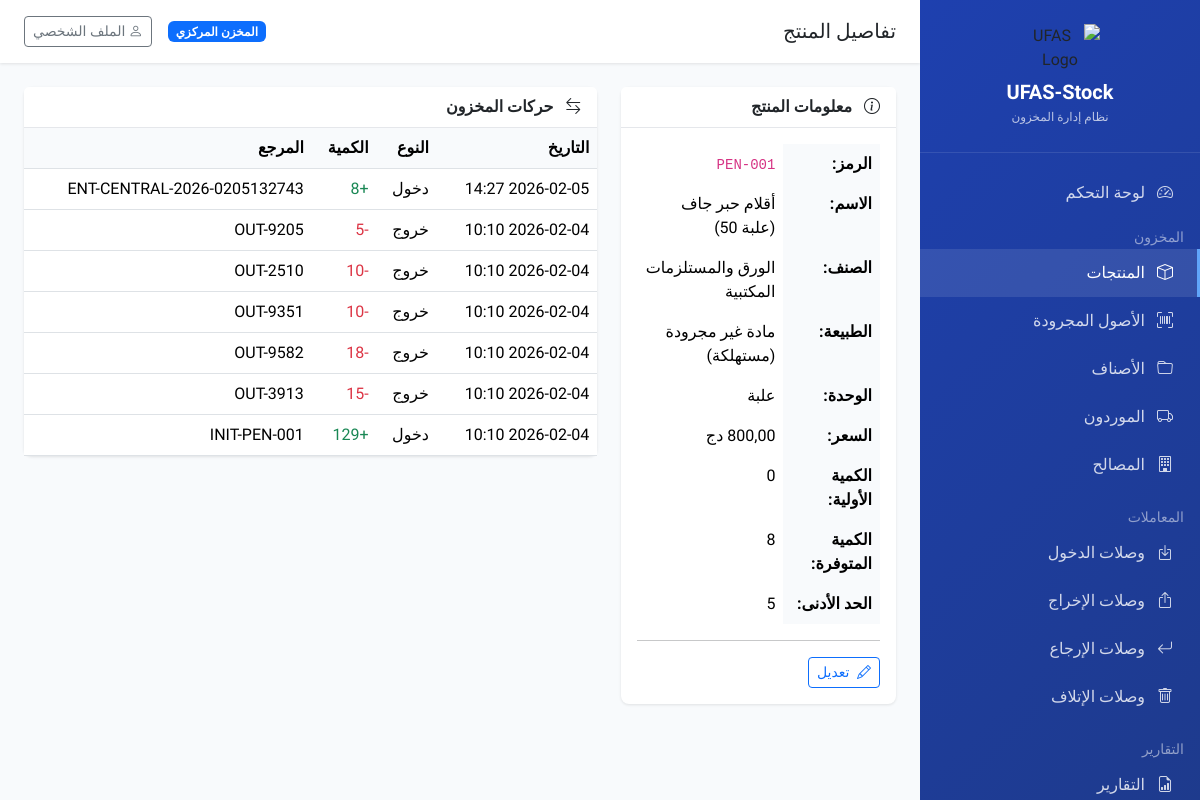
/inventory/products/25/ (signed in), run on the app's committed database.
### core/models.py (models this page shows, shortened)
class Tenant(models.Model):
    TENANT_TYPES = [
        ('central', 'المخزن المركزي'),
        ('faculty', 'كلية'),
        ('institute', 'معهد'),
        ('department', 'قسم'),
    ]
    name = models.CharField('اسم الوحدة', max_length=200)
    code = models.CharField('رمز الوحدة', max_length=50, unique=True)
    tenant_type = models.CharField('نوع الوحدة', max_length=20, choices=TENANT_TYPES, default='faculty')
    address = models.TextField('العنوان', blank=True)
    phone = models.CharField('الهاتف', max_length=20, blank=True)
    email = models.EmailField('البريد الإلكتروني', blank=True)
    is_active = models.BooleanField('نشط', default=True)
    created_at = models.DateTimeField('تاريخ الإنشاء', auto_now_add=True)
    updated_at = models.DateTimeField('تاريخ التحديث', auto_now=True)
    class Meta:
        verbose_name = 'وحدة/مستأجر'
        verbose_name_plural = 'الوحدات/المستأجرين'
        ordering = ['name']

### inventory/models.py (models this page shows, shortened)
class Product(models.Model):
    NATURE_CHOICES = [
        ('asset', 'مادة مجرودة (أصل)'),
        ('consumable', 'مادة غير مجرودة (مستهلكة)'),
    ]
    UNIT_CHOICES = [
        ('piece', 'قطعة'),
        ('box', 'علبة'),
        ('pack', 'رزمة'),
        ('kg', 'كيلوغرام'),
        ('liter', 'لتر'),
        ('meter', 'متر'),
        ('ream', 'رزمة ورق'),
    ]
    name = models.CharField('اسم المادة', max_length=300)
    code = models.CharField('رمز المادة', max_length=100)
    description = models.TextField('الوصف', blank=True)
    category = models.ForeignKey(
        Category,
        on_delete=models.SET_NULL,
        null=True,
        related_name='products',
        verbose_name='الصنف'
    )
    nature = models.CharField('طبيعة المادة', max_length=20, choices=NATURE_CHOICES, default='consumable')
    unit = models.CharField('وحدة القياس', max_length=20, choices=UNIT_CHOICES, default='piece')
    unit_price = models.DecimalField(
        'سعر الوحدة',
        max_digits=12,
        decimal_places=2,
        default=Decimal('0.00'),
        validators=[MinValueValidator(Decimal('0.00'))]
    )
    min_stock = models.PositiveIntegerField('الحد الأدنى للمخزون', default=0)
    initial_quantity = models.PositiveIntegerField('الكمية الأولية', default=0)
    stock_quantity = models.PositiveIntegerField('الكمية المتوفرة', default=0)
    tenant = models.ForeignKey(
        'core.Tenant',
        on_delete=models.CASCADE,
        related_name='products',
        verbose_name='الوحدة'
    )
    is_active = models.BooleanField('نشط', default=True)
    created_at = models.DateTimeField('تاريخ الإنشاء', auto_now_add=True)
    updated_at = models.DateTimeField('تاريخ التحديث', auto_now=True)
    class Meta:
        verbose_name = 'منتج/مادة'
        verbose_name_plural = 'المنتجات/المواد'
        ordering = ['name']
        unique_together = ['code', 'tenant']
    @property
    def is_asset(self):
        return self.nature == 'asset'

class Category(models.Model):
    name = models.CharField('اسم الصنف', max_length=200)
    code = models.CharField('رمز الصنف', max_length=50)
    description = models.TextField('الوصف', blank=True)
    parent = models.ForeignKey(
        'self',
        on_delete=models.CASCADE,
        null=True,
        blank=True,
        related_name='children',
        verbose_name='الصنف الأب'
    )
    tenant = models.ForeignKey(
        'core.Tenant',
        on_delete=models.CASCADE,
        related_name='categories',
        verbose_name='الوحدة',
        null=True,
        blank=True
    )
    is_global = models.BooleanField('صنف عام', default=False, help_text='متاح لجميع الوحدات')
    created_at = models.DateTimeField('تاريخ الإنشاء', auto_now_add=True)
    class Meta:
        verbose_name = 'صنف'
        verbose_name_plural = 'الأصناف'
        ordering = ['name']
        unique_together = ['code', 'tenant']

class StockMovement(models.Model):
    MOVEMENT_TYPES = [
        ('in', 'دخول'),
        ('out', 'خروج'),
        ('return', 'إرجاع'),
        ('adjust', 'تعديل'),
    ]
    product = models.ForeignKey(
        Product,
        on_delete=models.CASCADE,
        related_name='stock_movements',
        verbose_name='المنتج'
    )
    movement_type = models.CharField('نوع الحركة', max_length=10, choices=MOVEMENT_TYPES)
    quantity = models.IntegerField('الكمية', help_text='موجب للدخول، سالب للخروج')
    unit_price = models.DecimalField('سعر الوحدة', max_digits=12, decimal_places=2, default=Decimal('0.00'))
    reference = models.CharField('المرجع', max_length=100, blank=True)
    tenant = models.ForeignKey(
        'core.Tenant',
        on_delete=models.CASCADE,
        related_name='stock_movements',
        verbose_name='الوحدة'
    )
    created_by = models.ForeignKey(
        'core.User',
        on_delete=models.SET_NULL,
        null=True,
        verbose_name='أنشئ بواسطة'
    )
    created_at = models.DateTimeField('التاريخ', auto_now_add=True)
    class Meta:
        verbose_name = 'حركة مخزون'
        verbose_name_plural = 'حركات المخزون'
        ordering = ['-created_at']

### inventory/views.py (the view)
# urls.py: path('products/<int:pk>/', views.product_detail, name='product_detail'),
@login_required
def product_detail(request, pk):
    product = get_object_or_404(Product, pk=pk)
    if not request.user.is_super_admin and product.tenant != request.user.tenant:
        messages.error(request, 'ليس لديك صلاحية للوصول لهذا المنتج')
        return redirect('product_list')
    items = product.items.all() if product.is_asset else None
    movements = product.stock_movements.all()[:20] if not product.is_asset else None
    context = {
        'product': product,
        'items': items,
        'movements': movements,
    }
    return render(request, 'inventory/product_detail.html', context)

### templates/inventory/product_detail.html (shortened to what this page needs)
{% extends 'base.html' %}
{% load humanize %}
{% block page_title %}تفاصيل المنتج{% endblock %}
{% block content %}
<div class="row">
    <div class="col-lg-4">
        <div class="card mb-4">
            <div class="card-header">
                <i class="bi bi-info-circle me-2"></i> معلومات المنتج
            </div>
            <div class="card-body">
                <table class="table table-borderless">
                    <tr>
                        <th>الرمز:</th>
                        <td><code>{{ product.code }}</code></td>
                    </tr>
                    <tr>
                        <th>الاسم:</th>
                        <td>{{ product.name }}</td>
                    </tr>
                    <tr>
                        <th>الصنف:</th>
                        <td>{{ product.category.name|default:"-" }}</td>
                    </tr>
                    <tr>
                        <th>الطبيعة:</th>
                        <td>{{ product.get_nature_display }}</td>
                    </tr>
                    <tr>
                        <th>الوحدة:</th>
                        <td>{{ product.get_unit_display }}</td>
                    </tr>
                    <tr>
                        <th>السعر:</th>
                        <td>{{ product.unit_price|intcomma }} دج</td>
                    </tr>
                    <tr>
                        <th>الكمية الأولية:</th>
                        <td>{{ product.initial_quantity|default:0 }}</td>
                    </tr>
                    <tr>
                        <th>الكمية المتوفرة:</th>
                        <td>{{ product.stock_quantity|default:0 }}</td>
                    </tr>
                    <tr>
                        <th>الحد الأدنى:</th>
                        <td>{{ product.min_stock }}</td>
                    </tr>
                </table>
                <hr>
                <a href="{% url 'product_edit' product.pk %}" class="btn btn-outline-primary btn-sm">
                    <i class="bi bi-pencil me-1"></i> تعديل
                </a>
            </div>
        </div>
    </div>
    <div class="col-lg-8">
        {% if product.is_asset and items %}
        <div class="card">
            <div class="card-header">
                <i class="bi bi-upc-scan me-2"></i> عناصر المخزون ({{ items.count }})
            </div>
            <div class="card-body p-0">
                <div class="table-responsive">
                    <table class="table table-hover mb-0">
                        <thead>
                            <tr>
                                <th>رقم الجرد</th>
                                <th>الرقم التسلسلي</th>
                                <th>الحالة</th>
                                <th>المصلحة</th>
                            </tr>
                        </thead>
                        <tbody>
                            {% for item in items %}
                            <tr>
                                <td><a href="{% url 'item_detail' item.pk %}">{{ item.inventory_number }}</a></td>
                                <td>{{ item.serial_number|default:"-" }}</td>
                                <td>
                                    {% if item.status == 'available' %}
                                    <span class="badge bg-success">متوفر</span>
                                    {% elif item.status == 'assigned' %}
                                    <span class="badge bg-warning">مسلم</span>
                                    {% elif item.status == 'disposed' %}
                                    <span class="badge bg-danger">متلف</span>
                                    {% else %}
                                    <span class="badge bg-secondary">{{ item.get_status_display }}</span>
                                    {% endif %}
                                </td>
                                <td>{{ item.assigned_to.name|default:"-" }}</td>
                            </tr>
                            {% endfor %}
                        </tbody>
                    </table>
                </div>
            </div>
        </div>
        {% elif movements %}
        <div class="card">
            <div class="card-header">
                <i class="bi bi-arrow-left-right me-2"></i> حركات المخزون
            </div>
            <div class="card-body p-0">
                <div class="table-responsive">
                    <table class="table table-hover mb-0">
                        <thead>
                            <tr>
                                <th>التاريخ</th>
                                <th>النوع</th>
                                <th>الكمية</th>
                                <th>المرجع</th>
                            </tr>
                        </thead>
                        <tbody>
                            {% for mv in movements %}
                            <tr>
                                <td>{{ mv.created_at|date:"Y-m-d H:i" }}</td>
                                <td>{{ mv.get_movement_type_display }}</td>
                                <td>
                                    {% if mv.quantity > 0 %}
                                    <span class="text-success">+{{ mv.quantity }}</span>
                                    {% else %}
                                    <span class="text-danger">{{ mv.quantity }}</span>
                                    {% endif %}
                                </td>
                                <td>{{ mv.reference|default:"-" }}</td>
                            </tr>
                            {% endfor %}
                        </tbody>
                    </table>
                </div>
            </div>
        </div>
        {% else %}
        <div class="alert alert-info">
            <i class="bi bi-info-circle me-2"></i> لا توجد بيانات إضافية لهذا المنتج
        </div>
        {% endif %}
    </div>
</div>
{% endblock %}

### templates/base.html (shortened to what this page needs)
{% load static %}
<!DOCTYPE html>
<html lang="ar" dir="rtl">
<head>
    <link href="https://cdn.jsdelivr.net/npm/bootstrap@5.3.3/dist/css/bootstrap.rtl.min.css" rel="stylesheet">
    <link href="https://cdn.jsdelivr.net/npm/bootstrap-icons@1.11.3/font/bootstrap-icons.min.css" rel="stylesheet">
</head>
<body>
    {% if user.is_authenticated %}
    <nav class="sidebar">
        <div class="logo">
            <img src="{% static 'img/logo-ufas.png' %}" alt="UFAS Logo" style="max-width: 80px; margin-bottom: 0.5rem;">
            <h5>UFAS-Stock</h5>
            <small>نظام إدارة المخزون</small>
        </div>
        <ul class="nav flex-column mt-3">
            <li class="nav-item">
                <a class="nav-link {% if request.resolver_match.url_name == 'dashboard' %}active{% endif %}" href="{% url 'dashboard' %}">
                    <i class="bi bi-speedometer2"></i> لوحة التحكم
                </a>
            </li>
            <li class="nav-item mt-2">
                <small class="text-white-50 px-3">المخزون</small>
            </li>
            <li class="nav-item">
                <a class="nav-link {% if 'product' in request.resolver_match.url_name %}active{% endif %}" href="{% url 'product_list' %}">
                    <i class="bi bi-box"></i> المنتجات
                </a>
            </li>
            <li class="nav-item">
                <a class="nav-link {% if 'item' in request.resolver_match.url_name %}active{% endif %}" href="{% url 'item_list' %}">
                    <i class="bi bi-upc-scan"></i> الأصول المجرودة
                </a>
            </li>
            <li class="nav-item">
                <a class="nav-link {% if 'category' in request.resolver_match.url_name %}active{% endif %}" href="{% url 'category_list' %}">
                    <i class="bi bi-folder"></i> الأصناف
                </a>
            </li>
            <li class="nav-item">
                <a class="nav-link {% if 'supplier' in request.resolver_match.url_name %}active{% endif %}" href="{% url 'supplier_list' %}">
                    <i class="bi bi-truck"></i> الموردون
                </a>
            </li>
            <li class="nav-item">
                <a class="nav-link {% if 'department' in request.resolver_match.url_name %}active{% endif %}" href="{% url 'department_list' %}">
                    <i class="bi bi-building"></i> المصالح
                </a>
            </li>
            <li class="nav-item mt-3">
                <small class="text-white-50 px-3">المعاملات</small>
            </li>
            <li class="nav-item">
                <a class="nav-link {% if 'entry_voucher' in request.resolver_match.url_name %}active{% endif %}" href="{% url 'entry_voucher_list' %}">
                    <i class="bi bi-box-arrow-in-down"></i> وصلات الدخول
                </a>
            </li>
            <li class="nav-item">
                <a class="nav-link {% if 'exit_voucher' in request.resolver_match.url_name %}active{% endif %}" href="{% url 'exit_voucher_list' %}">
                    <i class="bi bi-box-arrow-up"></i> وصلات الإخراج
                </a>
            </li>
            <li class="nav-item">
                <a class="nav-link {% if 'return_voucher' in request.resolver_match.url_name %}active{% endif %}" href="{% url 'return_voucher_list' %}">
                    <i class="bi bi-arrow-return-left"></i> وصلات الإرجاع
                </a>
            </li>
            <li class="nav-item">
                <a class="nav-link {% if 'disposal_voucher' in request.resolver_match.url_name %}active{% endif %}" href="{% url 'disposal_voucher_list' %}">
                    <i class="bi bi-trash"></i> وصلات الإتلاف
                </a>
            </li>
            <li class="nav-item mt-3">
                <small class="text-white-50 px-3">التقارير</small>
            </li>
            <li class="nav-item">
                <a class="nav-link {% if 'report' in request.resolver_match.url_name %}active{% endif %}" href="{% url 'reports_index' %}">
                    <i class="bi bi-file-earmark-bar-graph"></i> التقارير
                </a>
            </li>
        </ul>
    </nav>
    <main class="main-content">
        <div class="topbar">
            <div>
                <h5 class="mb-0 d-inline">{% block page_title %}{% endblock %}</h5>
            </div>
            <div class="d-flex align-items-center gap-3">
                {% if current_tenant %}
                <span class="badge bg-primary">{{ current_tenant.name }}</span>
                {% endif %}
                <a href="{% url 'profile' %}" class="btn btn-outline-secondary btn-sm">
                    <i class="bi bi-person"></i> الملف الشخصي
                </a>
            </div>
        </div>
        {% block content %}{% endblock %}
    </main>
    {% else %}
    {% block auth_content %}{% endblock %}
    {% endif %}
</body>
</html>

### data on the page
Tenant: name "المخزن المركزي"
Product: code "PEN-001", name "أقلام حبر جاف (علبة 50)", category.name "الورق والمستلزمات المكتبية", nature "مادة غير مجرودة (مستهلكة)", unit "علبة", initial_quantity "0", stock_quantity "8", min_stock "5"
StockMovement: created_at "2026-02-05 14:27", movement_type "دخول", quantity "8", reference "ENT-CENTRAL-2026-0205132743"
StockMovement: created_at "2026-02-04 10:10", movement_type "خروج", quantity "-5", reference "OUT-9205"
StockMovement: created_at "2026-02-04 10:10", movement_type "خروج", quantity "-10", reference "OUT-2510"
StockMovement: created_at "2026-02-04 10:10", movement_type "خروج", quantity "-10", reference "OUT-9351"
StockMovement: created_at "2026-02-04 10:10", movement_type "خروج", quantity "-18", reference "OUT-9582"
StockMovement: created_at "2026-02-04 10:10", movement_type "خروج", quantity "-15", reference "OUT-3913"
StockMovement: created_at "2026-02-04 10:10", movement_type "دخول", quantity "129", reference "INIT-PEN-001"
